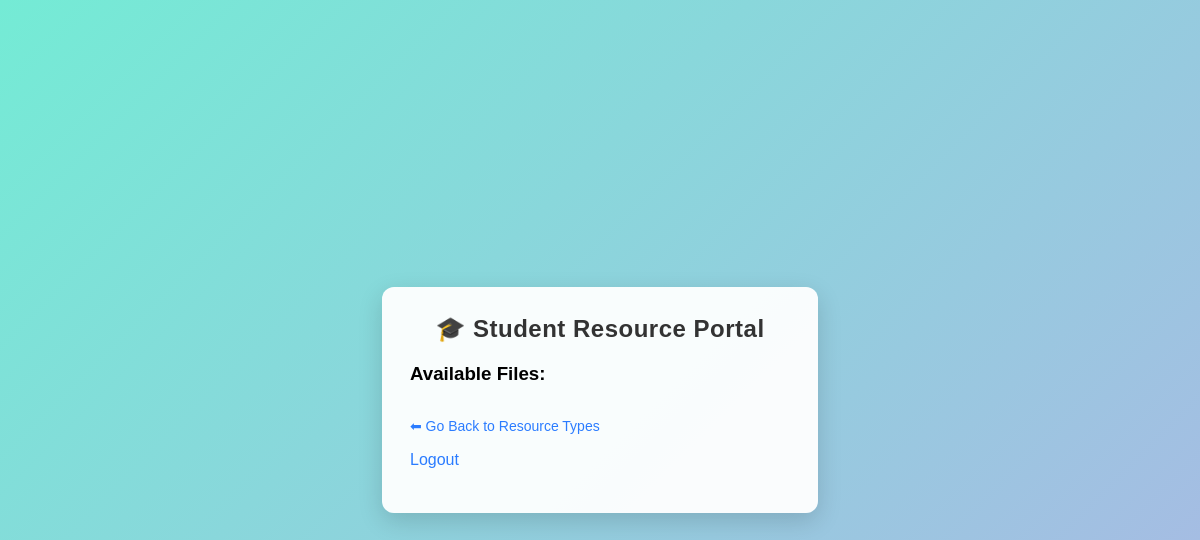
/student/PYQ/B.com/2nd/2/End (signed in), run on an earlier commit of the app's database.
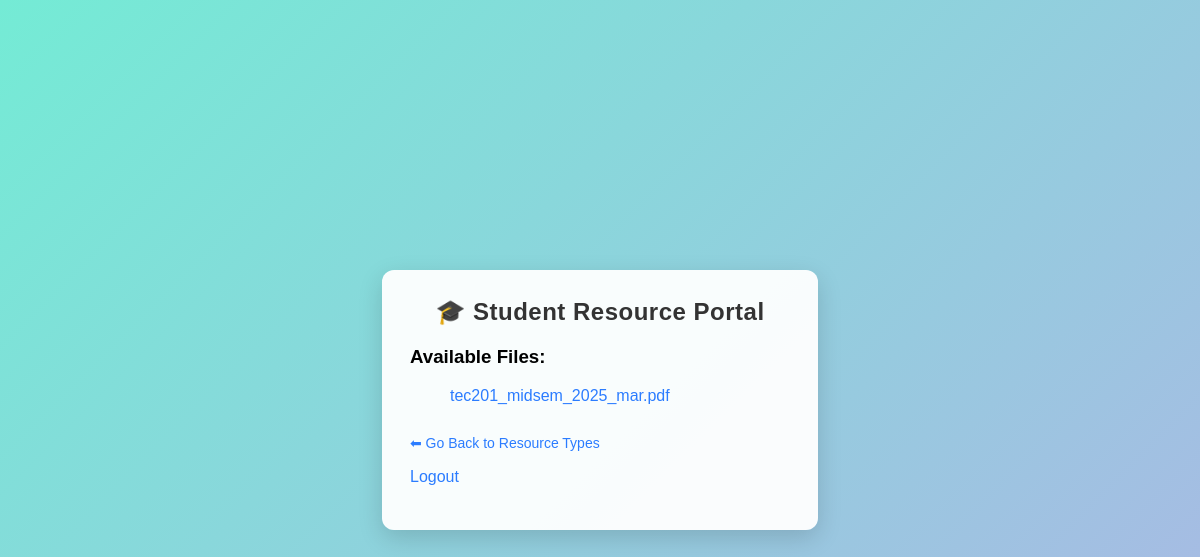
And on a later commit of the database.
### models/file.py (models this page shows, shortened)
class File(db.Model):
    __tablename__ = 'files'
    id = db.Column(db.Integer, primary_key=True)
    filename = db.Column(db.String(255), nullable=False)
    filepath = db.Column(db.String(255), nullable=False)
    uploaded_by = db.Column(db.Integer, db.ForeignKey('users.id'))
    resource_type = db.Column(db.String(100))
    course = db.Column(db.String(100))
    year = db.Column(db.String(20))
    semester = db.Column(db.String(20))
    exam_type = db.Column(db.String(50))
    upload_time = db.Column(db.String(50), default=datetime.datetime.now().strftime("%Y-%m-%d %H:%M:%S"))

### routes/student_routes.py (the view)
    def wrapper(*args, **kwargs):
        if "user_id" not in session:
            return redirect(url_for("auth.login_page"))
        return fn(*args, **kwargs)

### routes/auth_routes.py (called while the page is built, shortened)
def ensure_default_users():
    defaults = [
        {"username": "admin", "email": "admin@crms.com", "password": "admin123", "role": "admin"},
        {"username": "faculty", "email": "faculty@crms.com", "password": "faculty123", "role": "faculty"},
        {"username": "student", "email": "student@crms.com", "password": "student123", "role": "student"}
    ]
    for u in defaults:
        existing = User.query.filter_by(username=u["username"]).first()
    db.session.commit()

@auth_bp.before_app_request
def _init_defaults():
    try:
        ensure_default_users()
    except Exception:
        pass

### routes/student_routes.py (called while the page is built)
def login_required(fn):
    def wrapper(*args, **kwargs):
        if "user_id" not in session:
            return redirect(url_for("auth.login_page"))
        return fn(*args, **kwargs)
    wrapper.__name__ = fn.__name__
    return wrapper

@student_bp.route("/student/<resource_type>/<course>/<year>/<semester>/<exam_type>")
@login_required
def show_files(resource_type, course, year, semester, exam_type):
    files = File.query.filter_by(
        resource_type=resource_type,
        course=course,
        year=year,
        semester=semester,
        exam_type=exam_type
    ).order_by(File.upload_time.desc()).all()
    for f in files:
        if isinstance(f.upload_time, str):
            try:
                f.upload_time = datetime.fromisoformat(f.upload_time)
            except ValueError:
                pass
    return render_template(
        "student.html",
        level="files",
        files=files,
        path=[resource_type, course, year, semester, exam_type]
    )

### templates/student.html (shortened to what this page needs)
<!DOCTYPE html>
<html lang="en">
<head>
  <link rel="stylesheet" href="{{ url_for('static', filename='style.css') }}">
</head>
<body>
  <div class="container">
      <h2>🎓 Student Resource Portal</h2>
      {% if level != "files" %}
          <h3>Select {{ level|capitalize }}</h3>
          <ul>
              {% for option in options %}
                  <li>
                      <a href="/student/{{ '/'.join(path + [option]) }}">{{ option }}</a>
                  </li>
              {% endfor %}
          </ul>
      {% else %}
          <h3>Available Files:</h3>
          <ul>
              {% for f in files %}
                  <a href="{{ url_for('uploaded_file', filename=f.filename) }}" target="_blank">{{ f.filename }}</a>
              {% endfor %}
          </ul>
          <a class="back-link" href="{{ url_for('student.student_dashboard') }}">⬅ Go Back to Resource Types</a>
      {% endif %}
      <p><a href="{{ url_for('auth.logout') }}">Logout</a></p>
  </div>
</body>
</html>

### static/style.css (style rules this page uses)
body { font-family: 'Poppins', Arial, sans-serif; background: linear-gradient(135deg, #74ebd5 0%, #ACB6E5 100%); margin: 0; padding: 0; display: flex; min-height: 100vh; align-items: center; justify-content: center; }
.login-container, .container { background: rgba(255, 255, 255, 0.95); border-radius: 12px; padding: 28px; box-shadow: 0 8px 24px rgba(0, 0, 0, 0.15); width: 380px; transition: transform 0.2s ease, box-shadow 0.2s ease; }
h2 { margin-top: 0; text-align: center; color: #333; letter-spacing: 0.5px; }
a { color: #2b7cff; text-decoration: none; font-weight: 500; }
a.back-link { display: inline-block; margin-top: 14px; font-size: 14px; }

What changed in the data, as far as the page shows it:
added File: filename "tec201_midsem_2025_mar.pdf"
